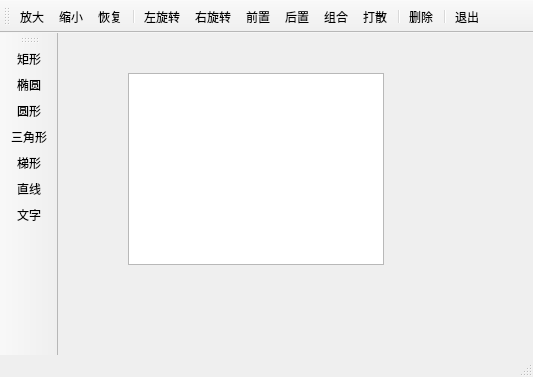
<?xml version="1.0" encoding="UTF-8"?>
<ui version="4.0">
 <class>MainWindow</class>
 <widget class="QMainWindow" name="MainWindow">
  <property name="geometry">
   <rect>
    <x>0</x>
    <y>0</y>
    <width>533</width>
    <height>377</height>
   </rect>
  </property>
  <property name="windowTitle">
   <string>MainWindow</string>
  </property>
  <widget class="QWidget" name="centralWidget">
   <widget class="QWGraphicsView" name="view">
    <property name="geometry">
     <rect>
      <x>70</x>
      <y>40</y>
      <width>256</width>
      <height>192</height>
     </rect>
    </property>
   </widget>
  </widget>
  <widget class="QMenuBar" name="menuBar">
   <property name="geometry">
    <rect>
     <x>0</x>
     <y>0</y>
     <width>533</width>
     <height>23</height>
    </rect>
   </property>
  </widget>
  <widget class="QToolBar" name="mainToolBar">
   <property name="toolButtonStyle">
    <enum>Qt::ToolButtonTextUnderIcon</enum>
   </property>
   <attribute name="toolBarArea">
    <enum>TopToolBarArea</enum>
   </attribute>
   <attribute name="toolBarBreak">
    <bool>false</bool>
   </attribute>
   <addaction name="actZoomIn"/>
   <addaction name="actZoomOut"/>
   <addaction name="actRestore"/>
   <addaction name="separator"/>
   <addaction name="actRotateLeft"/>
   <addaction name="actRotateRight"/>
   <addaction name="actEdit_Front"/>
   <addaction name="actEdit_Back"/>
   <addaction name="actGroup"/>
   <addaction name="actGroupBreak"/>
   <addaction name="separator"/>
   <addaction name="actEdit_Delete"/>
   <addaction name="separator"/>
   <addaction name="actQuit"/>
  </widget>
  <widget class="QStatusBar" name="statusBar"/>
  <widget class="QToolBar" name="toolBar">
   <property name="windowTitle">
    <string>toolBar</string>
   </property>
   <property name="toolButtonStyle">
    <enum>Qt::ToolButtonTextUnderIcon</enum>
   </property>
   <attribute name="toolBarArea">
    <enum>LeftToolBarArea</enum>
   </attribute>
   <attribute name="toolBarBreak">
    <bool>false</bool>
   </attribute>
   <addaction name="actItem_Rect"/>
   <addaction name="actItem_Ellipse"/>
   <addaction name="actItem_Circle"/>
   <addaction name="actItem_Triangle"/>
   <addaction name="actItem_Polygon"/>
   <addaction name="actItem_Line"/>
   <addaction name="actItem_Text"/>
  </widget>
  <action name="actItem_Rect">
   <property name="icon">
    <iconset resource="res.qrc">
     <normaloff>:/image/paint/actItem_Rect.PNG</normaloff>:/image/paint/actItem_Rect.PNG</iconset>
   </property>
   <property name="text">
    <string>矩形</string>
   </property>
   <property name="toolTip">
    <string>添加矩形</string>
   </property>
  </action>
  <action name="actItem_Ellipse">
   <property name="icon">
    <iconset resource="res.qrc">
     <normaloff>:/image/paint/actItem_Ellipse.PNG</normaloff>:/image/paint/actItem_Ellipse.PNG</iconset>
   </property>
   <property name="text">
    <string>椭圆</string>
   </property>
   <property name="toolTip">
    <string>添加椭圆形</string>
   </property>
  </action>
  <action name="actItem_Line">
   <property name="icon">
    <iconset resource="res.qrc">
     <normaloff>:/image/paint/actItem_Line.PNG</normaloff>:/image/paint/actItem_Line.PNG</iconset>
   </property>
   <property name="text">
    <string>直线</string>
   </property>
   <property name="toolTip">
    <string>添加直线</string>
   </property>
  </action>
  <action name="actEdit_Delete">
   <property name="icon">
    <iconset resource="res.qrc">
     <normaloff>:/image/paint/actEdit_Delete.PNG</normaloff>:/image/paint/actEdit_Delete.PNG</iconset>
   </property>
   <property name="text">
    <string>删除</string>
   </property>
   <property name="toolTip">
    <string>删除选中的图元</string>
   </property>
  </action>
  <action name="actQuit">
   <property name="icon">
    <iconset resource="res.qrc">
     <normaloff>:/image/paint/actQuit.PNG</normaloff>:/image/paint/actQuit.PNG</iconset>
   </property>
   <property name="text">
    <string>退出</string>
   </property>
   <property name="toolTip">
    <string>退出本系统</string>
   </property>
  </action>
  <action name="actItem_Pixmap">
   <property name="icon">
    <iconset resource="res.qrc">
     <normaloff>:/image/paint/actItem_Pixmap.PNG</normaloff>:/image/paint/actItem_Pixmap.PNG</iconset>
   </property>
   <property name="text">
    <string>图片</string>
   </property>
   <property name="toolTip">
    <string>添加图片</string>
   </property>
  </action>
  <action name="actItem_Text">
   <property name="icon">
    <iconset resource="res.qrc">
     <normaloff>:/image/paint/actItem_Text.PNG</normaloff>:/image/paint/actItem_Text.PNG</iconset>
   </property>
   <property name="text">
    <string>文字</string>
   </property>
   <property name="toolTip">
    <string>添加文字</string>
   </property>
  </action>
  <action name="actEdit_Front">
   <property name="icon">
    <iconset resource="res.qrc">
     <normaloff>:/image/paint/actEdit_Front.PNG</normaloff>:/image/paint/actEdit_Front.PNG</iconset>
   </property>
   <property name="text">
    <string>前置</string>
   </property>
   <property name="toolTip">
    <string>居于最前面</string>
   </property>
  </action>
  <action name="actEdit_Back">
   <property name="icon">
    <iconset resource="res.qrc">
     <normaloff>:/image/paint/actEdit_Back.PNG</normaloff>:/image/paint/actEdit_Back.PNG</iconset>
   </property>
   <property name="text">
    <string>后置</string>
   </property>
   <property name="toolTip">
    <string>居于最后面</string>
   </property>
  </action>
  <action name="actItem_Polygon">
   <property name="icon">
    <iconset resource="res.qrc">
     <normaloff>:/image/paint/actItem_Polygon.PNG</normaloff>:/image/paint/actItem_Polygon.PNG</iconset>
   </property>
   <property name="text">
    <string>梯形</string>
   </property>
   <property name="toolTip">
    <string>添加梯形</string>
   </property>
  </action>
  <action name="actZoomIn">
   <property name="icon">
    <iconset resource="res.qrc">
     <normaloff>:/image/paint/actZoomIn.PNG</normaloff>:/image/paint/actZoomIn.PNG</iconset>
   </property>
   <property name="text">
    <string>放大</string>
   </property>
   <property name="toolTip">
    <string>放大</string>
   </property>
  </action>
  <action name="actZoomOut">
   <property name="icon">
    <iconset resource="res.qrc">
     <normaloff>:/image/paint/actZoomOut.PNG</normaloff>:/image/paint/actZoomOut.PNG</iconset>
   </property>
   <property name="text">
    <string>缩小</string>
   </property>
   <property name="toolTip">
    <string>缩小</string>
   </property>
  </action>
  <action name="actRotateLeft">
   <property name="icon">
    <iconset resource="res.qrc">
     <normaloff>:/image/paint/actRotateLeft.PNG</normaloff>:/image/paint/actRotateLeft.PNG</iconset>
   </property>
   <property name="text">
    <string>左旋转</string>
   </property>
   <property name="toolTip">
    <string>左旋转</string>
   </property>
  </action>
  <action name="actRotateRight">
   <property name="icon">
    <iconset resource="res.qrc">
     <normaloff>:/image/paint/actRotateRight.PNG</normaloff>:/image/paint/actRotateRight.PNG</iconset>
   </property>
   <property name="text">
    <string>右旋转</string>
   </property>
   <property name="toolTip">
    <string>右旋转</string>
   </property>
  </action>
  <action name="actRestore">
   <property name="icon">
    <iconset resource="res.qrc">
     <normaloff>:/image/paint/actRestore.PNG</normaloff>:/image/paint/actRestore.PNG</iconset>
   </property>
   <property name="text">
    <string>恢复</string>
   </property>
   <property name="toolTip">
    <string>恢复大小</string>
   </property>
  </action>
  <action name="actGroup">
   <property name="icon">
    <iconset resource="res.qrc">
     <normaloff>:/image/paint/actGroup.PNG</normaloff>:/image/paint/actGroup.PNG</iconset>
   </property>
   <property name="text">
    <string>组合</string>
   </property>
   <property name="toolTip">
    <string>组合</string>
   </property>
  </action>
  <action name="actGroupBreak">
   <property name="icon">
    <iconset resource="res.qrc">
     <normaloff>:/image/paint/actGroupBreak.PNG</normaloff>:/image/paint/actGroupBreak.PNG</iconset>
   </property>
   <property name="text">
    <string>打散</string>
   </property>
   <property name="toolTip">
    <string>取消组合</string>
   </property>
  </action>
  <action name="actItem_Circle">
   <property name="icon">
    <iconset resource="res.qrc">
     <normaloff>:/image/paint/actItem_Circle.PNG</normaloff>:/image/paint/actItem_Circle.PNG</iconset>
   </property>
   <property name="text">
    <string>圆形</string>
   </property>
   <property name="toolTip">
    <string>圆形</string>
   </property>
  </action>
  <action name="actItem_Triangle">
   <property name="icon">
    <iconset resource="res.qrc">
     <normaloff>:/image/paint/actItem_Triangle.PNG</normaloff>:/image/paint/actItem_Triangle.PNG</iconset>
   </property>
   <property name="text">
    <string>三角形</string>
   </property>
   <property name="toolTip">
    <string>三角形</string>
   </property>
  </action>
 </widget>
 <layoutdefault spacing="6" margin="11"/>
 <customwidgets>
  <customwidget>
   <class>QWGraphicsView</class>
   <extends>QGraphicsView</extends>
   <header location="global">qwgraphicsview.h</header>
  </customwidget>
 </customwidgets>
 <resources>
  <include location="res.qrc"/>
 </resources>
 <connections/>
</ui>
